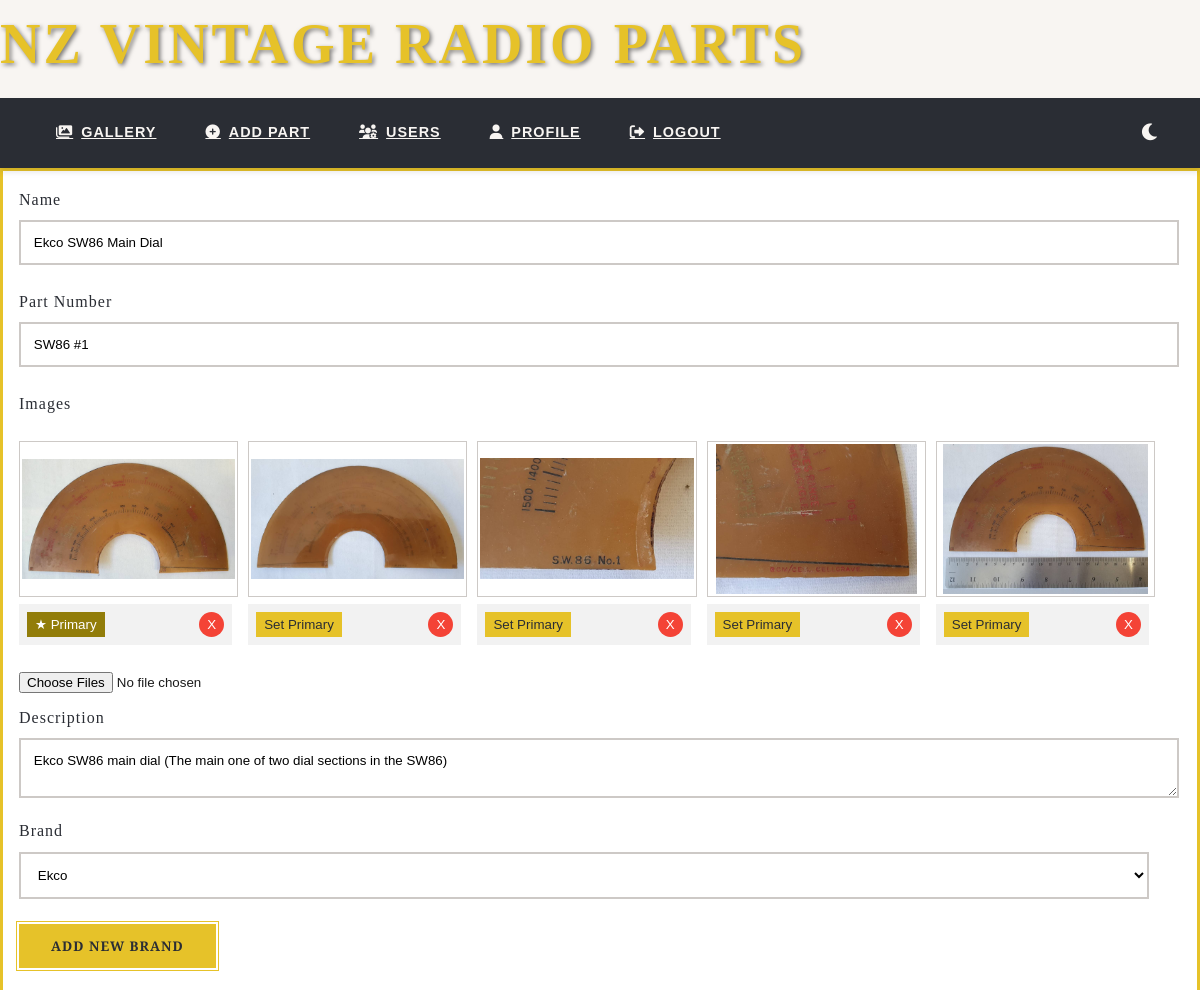
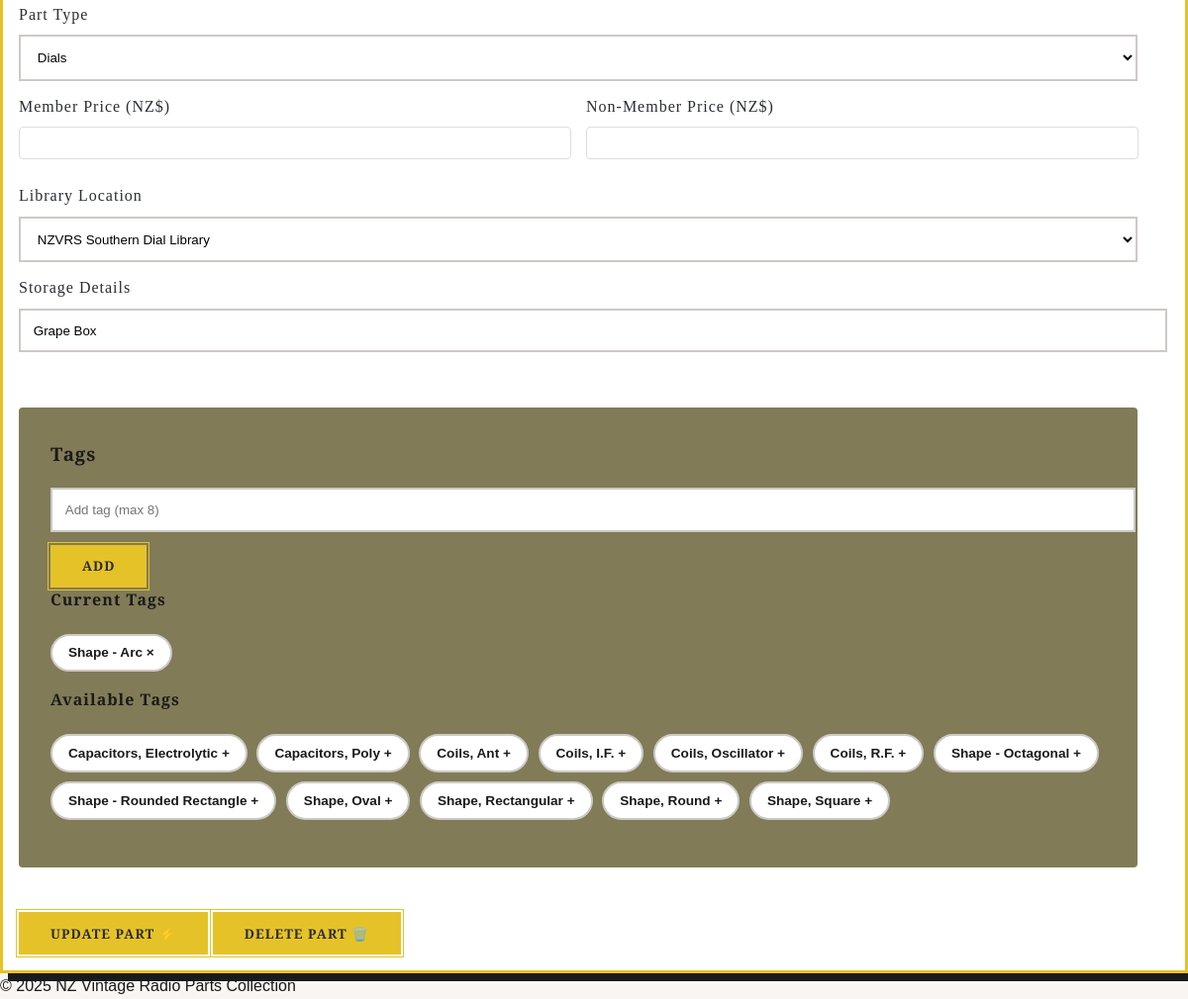
The app's page /parts/21/edit (signed in) with its own data (2 pictures, top to bottom).
### app/models.py (models this page shows, shortened)
class Part(db.Model):
    __tablename__ = 'Part'
    id = db.Column(db.Integer, primary_key=True)
    name = db.Column(db.String(100), nullable=False)  # "Dial", "Valve"
    description = db.Column(db.String(1024))
    part_number = db.Column(db.String(30))
    quantity = db.Column(db.Integer, default=1)
    price_member = db.Column(db.Float)  # Price for members
    price_non_member = db.Column(db.Float)  # Price for non-members
    storage_details = db.Column(db.String(200))  # Storage details
    created_at = db.Column(db.DateTime, default=lambda: datetime.now(timezone.utc))
    brand_id = db.Column(db.Integer, db.ForeignKey('Brand.id'))
    location_id = db.Column(db.Integer, db.ForeignKey('Location.id'))
    part_type_id = db.Column(db.Integer, db.ForeignKey('PartType.id'))
    brand = db.relationship('Brand', back_populates='parts')
    location = db.relationship('Location', back_populates='parts')
    images = db.relationship('Image', back_populates='part', cascade='all, delete-orphan')
    tags = db.relationship('Tag', secondary=part_tags, back_populates='parts')
    part_type = db.relationship('PartType')

class Image(db.Model):
    __tablename__ = 'Image'
    id = db.Column(db.Integer, primary_key=True, autoincrement=True)
    filename = db.Column(db.String(100), nullable=False)
    description = db.Column(db.String(500))
    is_primary = db.Column(db.Boolean, default=False)
    sort_order = db.Column(db.Integer, default=0)
    created_at = db.Column(db.DateTime,
                           default=lambda: datetime.now(timezone.utc))
    location_id = db.Column(db.Integer, db.ForeignKey('Location.id'))
    part_id = db.Column(db.Integer, db.ForeignKey('Part.id'))
    location = db.relationship('Location', back_populates='images')
    part = db.relationship('Part', back_populates='images')

class Brand(db.Model):
    __tablename__ = 'Brand'
    id = db.Column(db.Integer, primary_key=True)
    name = db.Column(db.String(50), unique=True, nullable=False)  # "Philips"
    alias = db.Column(db.String(50), unique=True)  # "philips"
    description = db.Column(db.Text(500))
    logo_filename = db.Column(db.String(100))
    website = db.Column(db.String(200))
    parts = db.relationship('Part', back_populates='brand')

class PartType(db.Model):
    __tablename__ = 'PartType'
    id = db.Column(db.Integer, primary_key=True)
    name = db.Column(db.String(50), unique=True, nullable=False)  # "Tube"
    description = db.Column(db.String(1024))  # "Vacuum tubes/valves for amplification"
    slug = db.Column(db.String(50), unique=True)

class Location(db.Model):
    __tablename__ = 'Location'
    id = db.Column(db.Integer, primary_key=True)
    name = db.Column(db.String(50), unique=True)
    city = db.Column(db.String(50))
    details = db.Column(db.String(200))
    librarian_email = db.Column(db.String(120))
    address = db.Column(db.String(120))
    parts = db.relationship('Part', back_populates='location')
    images = db.relationship('Image', back_populates='location')

class Tag(db.Model):
    __tablename__ = 'Tag'
    id = db.Column(db.Integer, primary_key=True, autoincrement=True)
    name = db.Column(db.String(100), nullable=False, unique=True)
    description = db.Column(db.String(255))
    slug = db.Column(db.String(100), nullable=False, unique=True, index=True)
    parts = db.relationship('Part', secondary=part_tags, back_populates='tags')

### app/blueprints/parts.py (the view, shortened to what this page needs)
@bp.route('/add', methods=['GET', 'POST'])
@bp.route('/<int:part_id>/edit', methods=['GET', 'POST'])
@admin_required
def manage_part(part_id=None):
    part = Part.query.get(part_id) if part_id else None
    brands = Brand.query.order_by(Brand.name).all()
    part_types = PartType.query.order_by(PartType.name).all()
    locations = Location.query.order_by(Location.name).all()
    all_tags = Tag.query.order_by(Tag.name).all()
    return render_template('manage_part.html',
                           part=part,
                           brands=brands,
                           part_types=part_types,
                           locations=locations,
                           all_tags=all_tags)

### app/blueprints/parts.py (called while the page is built)
@bp.context_processor
def inject_now():
    return {'current_year': datetime.now().year}

### app/models.py (called while the page is built)
    @property
    def is_admin(self):
        return self.role in ['admin', 'superadmin']

### app/utils/helpers.py (called while the page is built)
def admin_required(f):
    @wraps(f)
    def decorated_function(*args, **kwargs):
        if not current_user.is_authenticated or not current_user.is_admin:
            abort(403)
        return f(*args, **kwargs)
    return decorated_function

### app/templates/manage_part.html (shortened to what this page needs)
{% extends 'layout.html' %}
{% block content %}
<form id="part-form" class="art-deco-form" method="POST" enctype="multipart/form-data" data-upload-url="{{ url_for('parts.upload_images') }}">
    <div class="form-group">
        <label for="name">Name</label>
        <input type="text" id="name" name="name"
               maxlength="100" placeholder="" value="{{ part.name if part }}">
    </div>
    <div class="form-group">
        <label for="part_number">Part Number</label>
        <input type="text" id="part_number" name="part_number"
               maxlength="30" placeholder="if known, e.g. R6301" value="{{ part.part_number if part }}">
    </div>
    <div class="image-manager-section">
        <label for="images">Images</label>
        <div id="all-images-container" class="sortable-grid">
            {% if part %}
                {% for image in part.images|sort(attribute='sort_order') %}
                <div class="image-tile" data-image-id="{{ image.id }}">
                    <img src="{{ url_for('static', filename='images/' + image.filename) }}"
                         class="thumbnail" alt="{{ image.filename }}">
                    <div class="image-controls">
                        <button class="set-primary {% if image.is_primary %}active{% endif %}"
                                data-image-id="{{ image.id }}">
                            {{ '★ Primary' if image.is_primary else 'Set Primary' }}
                        </button>
                        <button class="delete-image" data-image-id="{{ image.id }}">X</button>
                    </div>
                </div>
                {% endfor %}
            {% endif %}
        </div>
        <div class="filepond-upload-zone">
            <input type="file" class="filepond" name="file" multiple>
        </div>
    </div>
    <label for="description">Description</label>
    <textarea name="description" maxlength="1024" placeholder="Description">
        {{- part.description if part -}}
    </textarea>
    <label for="brand">Brand</label>
    <select name="brand_id">
        {% for brand in brands %}
        <option value="{{ brand.id }}" {% if part and part.brand_id == brand.id %}selected{% endif %}>
            {{ brand.name }}
        </option>
        {% endfor %}
    </select>
    <div class="form-group">
        <button type="button" id="add-brand-btn" class="vintage-button small-button">
            <span class="button-text">Add New Brand</span>
        </button>
    </div>
    <label for="part_type">Part Type</label>
    <select name="part_type_id" required>
        {% for type in part_types %}
        <option value="{{ type.id }}" {% if part and part.part_type_id == type.id %}selected{% endif %}>
            {{ type.name }}
        </option>
        {% endfor %}
    </select>
    <div class="form-row">
        <div class="form-group">
            <label for="price_member">Member Price (NZ$)</label>
            <input type="number" id="price_member" name="price_member"
                   step="0.01" min="0"
                   value="{{ "%.2f"|format(part.price_member) if part and part.price_member else '' }}">
        </div>
        <div class="form-group">
            <label for="price_non_member">Non-Member Price (NZ$)</label>
            <input type="number" id="price_non_member" name="price_non_member"
                   step="0.01" min="0"
                   value="{{ "%.2f"|format(part.price_non_member) if part and part.price_non_member else '' }}">
        </div>
    </div>
    <label for="location">Library Location</label>
    <select name="location_id" id="location_id" required>
        {% for location in locations %}
        <option value="{{ location.id }}" {% if part and part.location_id == location.id %}selected{% endif %}>
            {{ location.name }}
        </option>
        {% endfor %}
    </select>
    <div class="form-row">
        <div class="form-group">
            <label for="storage_details">Storage Details</label>
            <input type="text" id="storage_details" name="storage_details" maxlength="200"
                   placeholder="e.g. 'Box 3A, Bottom Shelf' or 'Cabinet 2, Drawer 5'"
                   value="{{ part.storage_details if part }}">
        </div>
    </div>
    <div class="tag-manager">
        <h3>Tags</h3>
        <div class="tag-input-group">
            <input type="text" id="tag-input" placeholder="Add tag (max 8)" maxlength="100"
                   aria-label="Add new tag">
            <button type="button" id="add-tag-btn" class="vintage-button small-button">
                <span class="button-text">Add</span>
            </button>
        </div>
        <div class="tag-section">
            <h4>Current Tags</h4>
            <div id="selected-tags" class="tag-cloud">
            </div>
        </div>
        <div class="tag-section">
            <h4>Available Tags</h4>
            <div id="existing-tags" class="tag-cloud">
                {% for tag in all_tags %}
                    {% if not part or tag not in part.tags %}
                    <span class="tag available-tag" data-tag-name="{{ tag.name }}">
                        {{ tag.name }}
                        <span class="add-tag" aria-hidden="true">+</span>
                    </span>
                    {% endif %}
                {% endfor %}
            </div>
        </div>
    </div>
    <div class="form-footer">
        <button type="submit" class="vintage-button" id="submit-button">
            <span class="button-text">
                {% if part %}Update{% else %}Add New{% endif %} Part
            </span>
            <span class="button-icon">⚡</span>
        </button>
        {% if part %}
        <button type="button" id="delete-part" class="vintage-button delete-button">
            <span class="button-text">Delete Part</span>
            <span class="button-icon">🗑️</span>
        </button>
        {% endif %}
    </div>
</form>
{% block scripts %}
<link href="https://unpkg.com/filepond/dist/filepond.min.css" rel="stylesheet">
<link href="https://unpkg.com/filepond-plugin-image-preview/dist/filepond-plugin-image-preview.min.css" rel="stylesheet">
{% endblock %}
{% endblock %}

### app/static/css/style.css (style rules this page uses)
:root { --primary: #e6c229; --secondary: #2a2d34; --sorta-dark: #817b57; --accent: #927d0a; --light: #f8f5f2; --semi-light: #cdc9c6; --dark: #1a1a1a; --success: #4caf50; --warning: #ff9800; --error: #f44336; --bg-color: var(--light); --text-color: var(--dark); --card-bg: white; --nav-bg: var(--secondary); --nav-text: var(--light); --shadow-sm: 0 1px 3px rgba(0, 0, 0, 0.12); --shadow-md: 0 4px 6px rgba(0, 0, 0, 0.1); --shadow-lg: 0 10px 15px rgba(0, 0, 0, 0.1); --shadow-xl: 0 20px 25px rgba(0, 0, 0, 0.1); --shadow-primary: 0 4px 12px rgba(230, 194, 41, 0.2); --font-main: 'Federo', sans-serif; --font-display: 'Playfair Display', serif; --radio-dial: linear-gradient(135deg, transparent 50%, var(--primary) 50%); }
body { font-family: var(--font-main); background: var(--bg-color); color: var(--text-color); line-height: 1.6; margin: 0; position: relative; transition: background-color 0.3s ease, color 0.3s ease; }
body::before { content: ""; position: fixed; top: 0; left: 0; right: 0; height: 8px; z-index: 100; }
h1, h2, h3, h4 { font-family: var(--font-display); margin-top: 0; letter-spacing: 1px; color: var(--text-color); }
.art-deco-form { background: var(--card-bg); padding: 1rem 3rem 1rem 1rem; border: 3px solid var(--primary); box-shadow: 8px 8px 0 var(--dark); }
.art-deco-form .form-group { margin-bottom: 1.5rem; position: relative; }
.art-deco-form label { display: block; font-family: var(--font-display); color: var(--secondary); margin-bottom: 0.5rem; letter-spacing: 1px; }
.art-deco-form input[type="text"], .art-deco-form textarea, .art-deco-form select { width: 100%; padding: 0.8rem; background: white; border: 2px solid var(--semi-light); font-family: var(--font-main); transition: all 0.3s cubic-bezier(0.25, 0.46, 0.45, 0.94); }
.art-deco-form textarea, .art-deco-form select { margin-bottom: 0.8rem; }
.vintage-button { background: var(--primary); color: var(--secondary); padding: 0.8rem 2rem; border: none; font-family: var(--font-display); font-weight: 700; letter-spacing: 1px; text-transform: uppercase; position: relative; margin-top: 0.8rem; transition: all 0.3s cubic-bezier(0.25, 0.46, 0.45, 0.94); border-radius: 0; }
.vintage-button::before { content: ""; position: absolute; top: -3px; left: -3px; right: -3px; bottom: -3px; border: 1px solid var(--primary); transition: inherit; }
.sortable-grid { display: grid; grid-template-columns: repeat(auto-fill, minmax(180px, 1fr)); gap: 1rem; margin: 1.5rem 0; }
.image-controls { display: flex; justify-content: space-between; padding: 0.5rem; background: rgba(0,0,0,0.05); }
.image-tile { position: relative; width: 100%; margin: 0; }
.image-tile img { width: 100%; height: 150px; object-fit: contain; background: white; border: 1px solid var(--semi-light); }
.delete-image { background: var(--error); color: white; border: none; border-radius: 50%; width: 25px; height: 25px; cursor: pointer; display: flex; align-items: center; justify-content: center; }
.form-row { display: flex; gap: 1rem; }
.form-group { flex: 1; }
input[type="number"] { width: 97%; padding: 0.5rem; border: 1px solid #ddd; border-radius: 4px; }
.set-primary { background: var(--primary); color: var(--secondary); border: none; padding: 0.25rem 0.5rem; cursor: pointer; }
.set-primary.active { background: var(--accent); color: white; }
.thumbnail { width: 80px; height: 80px; object-fit: cover; cursor: pointer; border: 2px solid var(--semi-light); transition: all 0.2s cubic-bezier(0.25, 0.46, 0.45, 0.94); background: var(--card-bg); padding: 2px; }
.tag { padding: 0.4rem 1rem; background: var(--light); color: var(--secondary); border-radius: 50px; text-decoration: none; font-size: 0.85rem; border: 2px solid var(--primary); transition: all 0.3s; }
.tag-cloud { display: flex; flex-wrap: wrap; gap: 0.6rem; margin: 1rem 0; }
.tag-cloud .tag { display: inline-block; padding: 0.4rem 1rem; background: var(--card-bg); color: var(--text-color); border-radius: 50px; text-decoration: none; font-size: 0.85rem; font-weight: 600; border: 2px solid var(--semi-light); transition: all 0.3s cubic-bezier(0.25, 0.46, 0.45, 0.94); cursor: pointer; }
.tag-manager { background: var(--sorta-dark); padding: 2rem; margin: 2rem 0; border-radius: 4px; }

### records on screen
Part: name "Ekco SW86 Main Dial", part_number "SW86 #1", description "Ekco SW86 main dial (The main one of two dial sections in the SW86)", brand_id "Ekco", part_type_id "Dials", location_id "NZVRS Southern Dial Library", storage_details "Grape Box"
Image: filename (picture), is_primary "★ Primary"
Image: filename (picture), is_primary "Set Primary"
Image: filename (picture), is_primary "Set Primary"
Image: filename (picture), is_primary "Set Primary"
Image: filename (picture), is_primary "Set Primary"
Tag: name "Capacitors, Electrolytic"
Tag: name "Capacitors, Poly"
Tag: name "Coils, Ant"
Tag: name "Coils, I.F."
Tag: name "Coils, Oscillator"
Tag: name "Coils, R.F."
Tag: name "Shape - Octagonal"
Tag: name "Shape - Rounded Rectangle"
Tag: name "Shape, Oval"
Tag: name "Shape, Rectangular"
Tag: name "Shape, Round"
Tag: name "Shape, Square"
